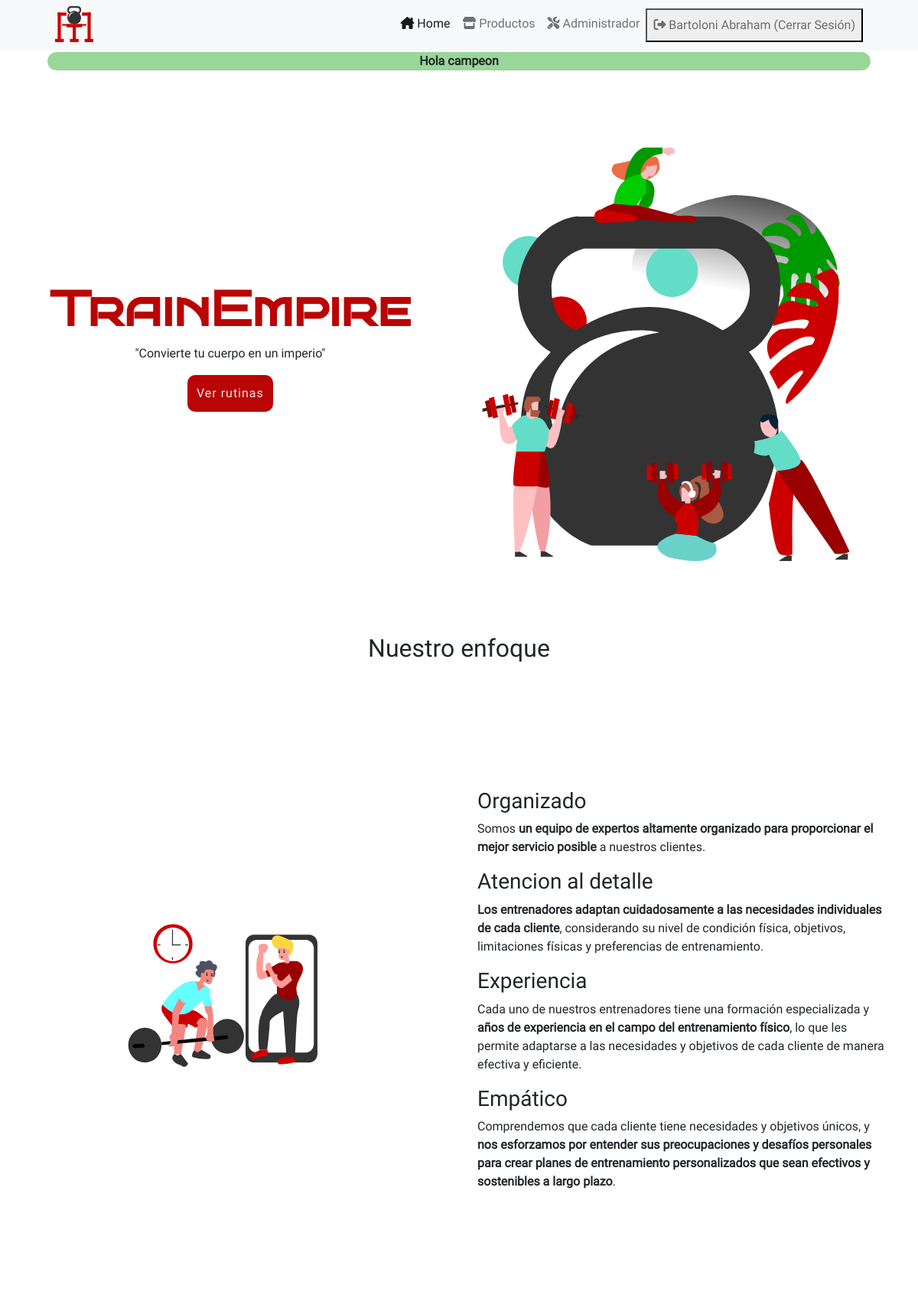
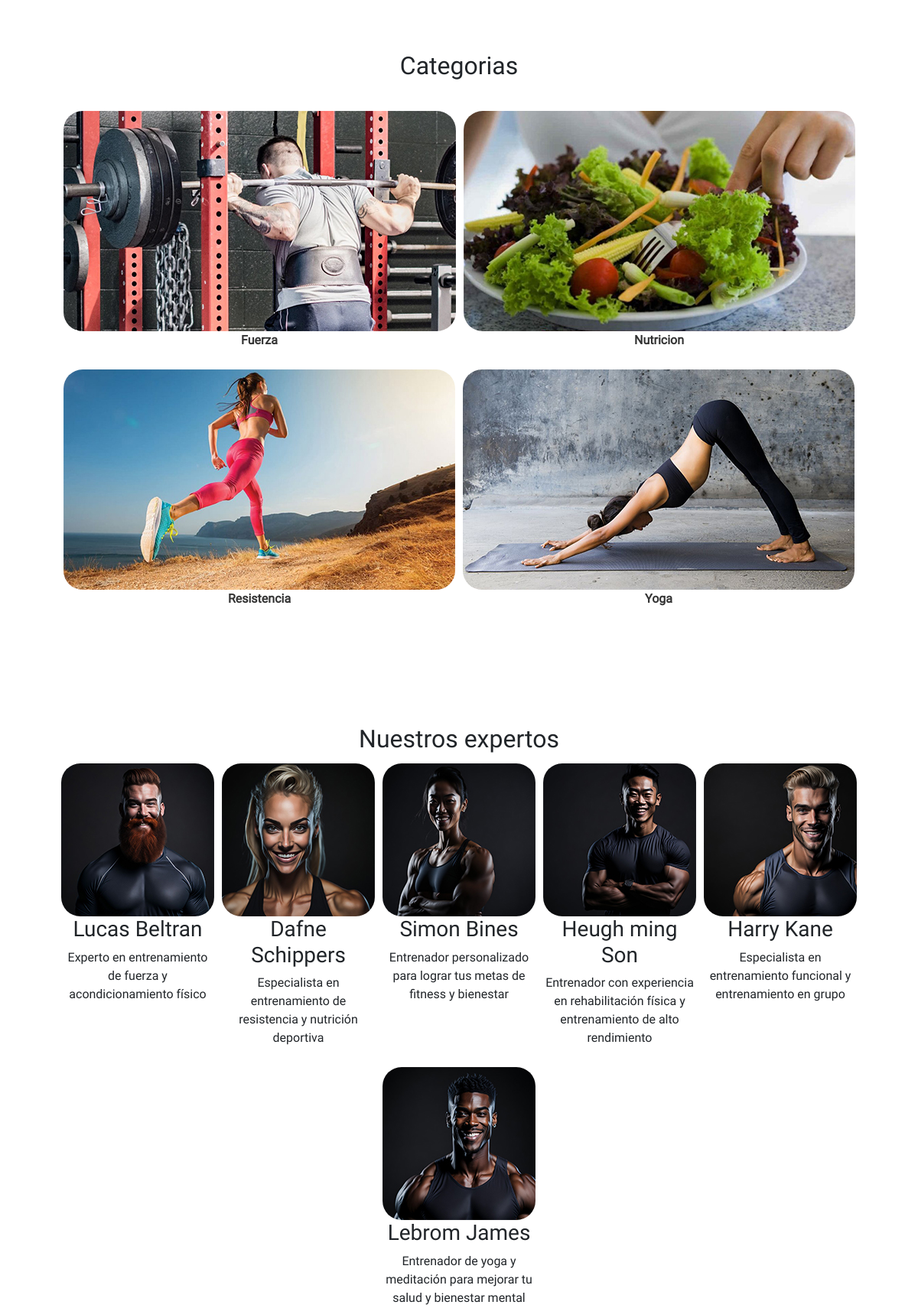
Page /sitio/index.php?s=home (signed in, upper part) on the committed database (2 pictures, top to bottom).
### tables this page shows
CREATE TABLE `usuarios` (
  `id_usuarios` int(10) UNSIGNED NOT NULL,
  `roles_fk` int(10) UNSIGNED NOT NULL,
  `email` varchar(255) NOT NULL,
  `password` varchar(255) NOT NULL,
  `username` varchar(45) DEFAULT NULL,
  `imagen` varchar(255) DEFAULT NULL
);

CREATE TABLE `categorias` (
  `id_categorias` int(10) UNSIGNED NOT NULL,
  `nombre` varchar(45) NOT NULL
);

### sitio/bootstrap/autoload.php (called while the page is built, shortened)
<?php
spl_autoload_register(function($nombreDeLaClase){
    $nombreDeLaClase = str_replace('\\', '/', $nombreDeLaClase);
    $rutaDeLaClase = __DIR__ . '/../clases/'. $nombreDeLaClase.'.php';
    $rutaDeLaClaseModelos = __DIR__ . '/../clases/modelos/'. $nombreDeLaClase.'.php';
    $rutaDeLaClaseAutenticacion = __DIR__ . '/../clases/autenticacion/'. $nombreDeLaClase.'.php';
});

### sitio/clases/autenticacion/Autenticacion.php (called while the page is built, shortened)
<?php
  require_once __DIR__ . '/../../bootstrap/autoload.php';
class Autenticacion{
    public function estaAutenticado():bool{
        return isset($_SESSION['id_usuarios']);
    }
    public function getUsuario(): ?Usuario{
        return (new Usuario)->porId($_SESSION['id_usuarios']);
    }
}

### sitio/clases/modelos/Modelo.php (called while the page is built, shortened)
<?php
require_once __DIR__ . '/../../bootstrap/autoload.php';
class Modelo{
    protected string $tabla = "";
    protected string $clavePrimaria = "";
    public function todo():array{
        $bd = BD::getConexion();
        $query = "SELECT * FROM " . $this->tabla;
        $stmt = $bd->prepare($query);
        $stmt->execute();
        $stmt->setFetchMode(PDO::FETCH_CLASS,static::class);
        return $stmt->fetchAll();
    }
    public function porId(int $id): ?static {
        $bd = BD::getConexion();
        $query = "SELECT * FROM " . $this->tabla . "
        WHERE " . $this->clavePrimaria . " = ?";
        $stmt = $bd->prepare($query);
        $stmt->execute([$id]);
        $stmt->setFetchMode(PDO::FETCH_CLASS, static::class);
        $instancia = $stmt->fetch();
        return $instancia;
    }
}

### sitio/clases/modelos/Usuario.php (called while the page is built, shortened)
<?php
class Usuario extends Modelo{
    private int $roles_fk;
    private ?string $username;
    public function getRolFk(): int
    {
        return $this->roles_fk;
    }
    public function getUsername(): ?string
    {
        return $this->username;
    }
}

### sitio/clases/modelos/Categorias.php (called while the page is built, shortened)
<?php
class Categorias extends Modelo{
    private int $id_categorias;
    private string $nombre;
    public function getNombre(): string{
        return $this->nombre;
    }
    public function getId(): string{
        return $this->id_categorias;
    }
}

### sitio/clases/modelos/Entrenadores.php (called while the page is built)
<?php
class Entrenadores{
    private int $entrenador_id;
    private string $nombre;
    private string $descripcion;
    private string $imagen;
    public function todos(): array{
        $data = json_decode(file_get_contents(__DIR__ . '/../../api/data-entrenadores.json'), true);
        $entrenadores = [];
        foreach($data as $datos) {
            $entrenador = new Entrenadores;
            $entrenador->entrenador_id = $datos["id"];
            $entrenador->nombre        = $datos['nombre'];
            $entrenador->descripcion   = $datos['descripcion'];
            $entrenador->imagen        = $datos['imagen'];
            $entrenadores[] = $entrenador;
        }
        return $entrenadores;
    }
    public function getNombre(): string{
        return $this->nombre;
    }
    public function getId(): string{
        return $this->entrenador_id;
    }
    public function getDescripcion(): string{
        return $this->descripcion;
    }
    public function getImagen(): string{
        return $this->imagen;
    }
}

### sitio/secciones/home.php (the view, shortened to what this page needs)
<?php
    $entrenadores = (new Entrenadores)->todos();
    $productos = (new Categorias)->todo();
?>
    <section class="hero">
    <div>
        <h1>TrainEmpire</h1>
        <p>"Convierte tu cuerpo en un imperio"</p>
        <a href="index.php?s=productos" class="btn-contacto">Ver rutinas</a>
    </div>
    <img src="assets/homePrincipal.svg" alt="ilustracion de comunidad de gym">
    </section>
    <section class="nosotros">
    <h2>Nuestro enfoque</h2>
    <div>
    <img src="assets/img_about.svg" alt="Entredador virtual apoyando a su alumno">
        <div class="info">
            <div class="tarjeta">
                <h3>Organizado</h3>
                <p>Somos <strong>un equipo de expertos altamente organizado para proporcionar el mejor servicio posible</strong> a nuestros clientes.</p>
            </div>
            <div class="tarjeta">
                <h3>Atencion al detalle</h3>
                <p>
               <strong> Los entrenadores adaptan cuidadosamente a las necesidades individuales de cada cliente</strong>, considerando su nivel de condición física, objetivos, limitaciones físicas y preferencias de entrenamiento.
                </p>
            </div>
            <div class="tarjeta">
                <h3>Experiencia</h3>
                <p>
                Cada uno de nuestros entrenadores tiene una formación especializada y <strong>años de experiencia en el campo del entrenamiento físico</strong>, lo que les permite adaptarse a las necesidades y objetivos de cada cliente de manera efectiva y eficiente.
                </p>
            </div>
            <div class="tarjeta">
                <h3>Empático</h3>
                <p>
                Comprendemos que cada cliente tiene necesidades y objetivos únicos, y <strong>nos esforzamos por entender sus preocupaciones y desafíos personales para crear planes de entrenamiento personalizados que sean efectivos y sostenibles a largo plazo</strong>.
                </p>
            </div>
        </div>
    </div>
    </section>
    <section class="rutinas">
        <h2>Categorias</h2>
        <div class="categorias">
        <?php for ($i = 0; $i < 4; $i++): ?>
                <?php $categoria = $productos[$i]; ?>
                <div class="categoria">
                    <a href="index.php?s=productos&c=<?= $categoria->getId(); ?>">
                        <figure>
                            <picture>
                                <source srcset="assets/categorias/<?= $categoria->getNombre(); ?>Mobile.jpg" type="image/jpg" media="(max-width: 768px)" class="img-categoria">
                                <img src="assets/categorias/<?= $categoria->getNombre(); ?>.jpg" alt="Imagen representativa de la categoria <?= $categoria->getNombre(); ?>" class="img-categoria">
                            </picture>
                            <figcaption><?= $categoria->getNombre(); ?></figcaption>
                        </figure>
                    </a>
                </div>
        <?php endfor; ?>
        </div>
    </section>
    <section class="entrenadores">
                <h2>Nuestros expertos</h2>
                <div>
                <?php foreach ($entrenadores as $entrenador): ?>
                    <div class="entrenador" id="<?=$entrenador->getId();?>">
                        <img src="assets/entrenadores/<?=$entrenador->getImagen() ;?>" alt="<?=$entrenador->getDescripcion();?>">
                        <div>
                            <h3><?=$entrenador->getNombre();?></h3>
                            <p><?=$entrenador->getDescripcion();?></p>
                        </div>
                    </div>
                <?php endforeach;?>
                </div>
    </section>

### sitio/index.php (shortened to what this page needs)
<?php
require_once __DIR__ . '/bootstrap/autoload.php';
  $vista = $_GET['s'] ?? 'home';
  $autenticacion = new Autenticacion();
?>
<!DOCTYPE html>
<html lang="es">
<head>
    <link rel="stylesheet" href="estilos.css">
    <link rel="stylesheet" href="css/bootstrap.min.css">
    <link rel="stylesheet" type="text/css" href="https://cdnjs.cloudflare.com/ajax/libs/font-awesome/5.15.1/css/all.min.css">
</head>
<body>
  <nav class="navbar navbar-expand-lg navbar-light bg-light">
    <div class="container-fluid">
      <span>TrainEmpire</span>
      <div class="collapse navbar-collapse" id="navbarNav">
        <ul class="navbar-nav ms-auto">
          <li class="nav-item">
            <a class="nav-link active" aria-current="page" href="index.php?s=home"><i class="fa-solid fa-house-chimney"></i> Home</a>
          </li>
          <li class="nav-item">
            <a class="nav-link" href="index.php?s=productos"><i class="fa-solid fa-store"></i> Productos</a>
          </li>
          <?php if($autenticacion->estaAutenticado()):?>
            <?php if($autenticacion->getUsuario()->getRolFk() === 3):?>
              <li class="nav-item">
                <a class="nav-link" href="index.php?s=carrito"><i class="fa-solid fa-cart-shopping"></i> Carrito</a>
              </li>
            <?php else:?>
              <li class="nav-item">
                <a class="nav-link" href="admin/index.php?s=dashboard"><i class="fa-solid fa-screwdriver-wrench"></i> Administrador</a>
              </li>
            <?php endif;?>
            <?php if($autenticacion->getUsuario()->getRolFk() === 2):?>
              <li class="nav-item">
                <a class="nav-link" href="index.php?s=perfil">               <i class="fa-solid fa-address-card"></i> Tu perfil</a>
              </li>
            <?php endif;?>
            <li class="nav-item">
              <form action="acciones/cerrar-sesion.php" method="post">
                <button type="submit" class="nav-link"><i class="fa-solid fa-right-from-bracket"></i> <?= $autenticacion->getUsuario()->getUsername()?$autenticacion->getUsuario()->getUsername():$autenticacion->getUsuario()->getEmail();?> (Cerrar Sesión)</button>
              </form>
            </li>
          <?php else:?>
            <li class="nav-item">
              <a class="nav-link" href="index.php?s=login"><i class="fa-solid fa-right-to-bracket"></i> Iniciar sesion</a>
            </li>
          <?php endif;?>
        </ul>
      </div>
    </div>
  </nav>
  <main class="container">
  <?php
        if(isset($_SESSION['mensajeExito'])):
        ?>
        <div class="msg-exito mb-3"><?= $_SESSION['mensajeExito']; ?></div>
        <?php
        endif;
        ?>
        <?php
        require_once __DIR__ . '/secciones/' . $vista . '.php';
        ?>
  </main>
</body>
</html>

### rows in the picture
usuarios: username "Bartoloni Abraham"
categorias: nombre (picture), nombre "Fuerza"
categorias: nombre (picture), nombre "Nutricion"
categorias: nombre (picture), nombre "Resistencia"
categorias: nombre (picture), nombre "Yoga"

### other values in the picture
$_SESSION['mensajeExito'] "Hola campeon"
$entrenador->getNombre() "Lucas Beltran"
$entrenador->getDescripcion() "Experto en entrenamiento de fuerza y acondicionamiento físico"
$entrenador->getNombre() "Dafne Schippers"
$entrenador->getDescripcion() "Especialista en entrenamiento de resistencia y nutrición deportiva"
$entrenador->getNombre() "Simon Bines"
$entrenador->getDescripcion() "Entrenador personalizado para lograr tus metas de fitness y bienestar"
$entrenador->getNombre() "Heugh ming Son"
$entrenador->getDescripcion() "Entrenador con experiencia en rehabilitación física y entrenamiento de alto rendimiento"
$entrenador->getNombre() "Harry Kane"
$entrenador->getDescripcion() "Especialista en entrenamiento funcional y entrenamiento en grupo"
$entrenador->getNombre() "Lebrom James"
$entrenador->getDescripcion() "Entrenador de yoga y meditación para mejorar tu salud y bienestar mental"
